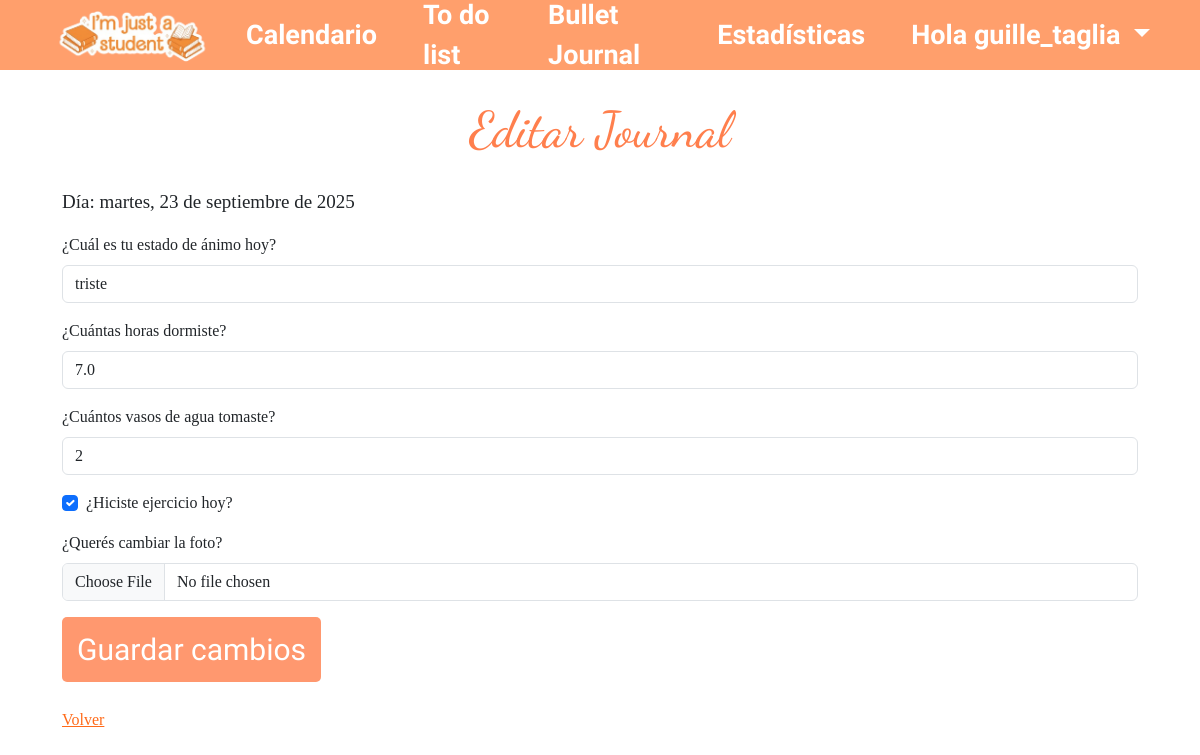
The app's page /journals/17/edit/ (signed in), older data.
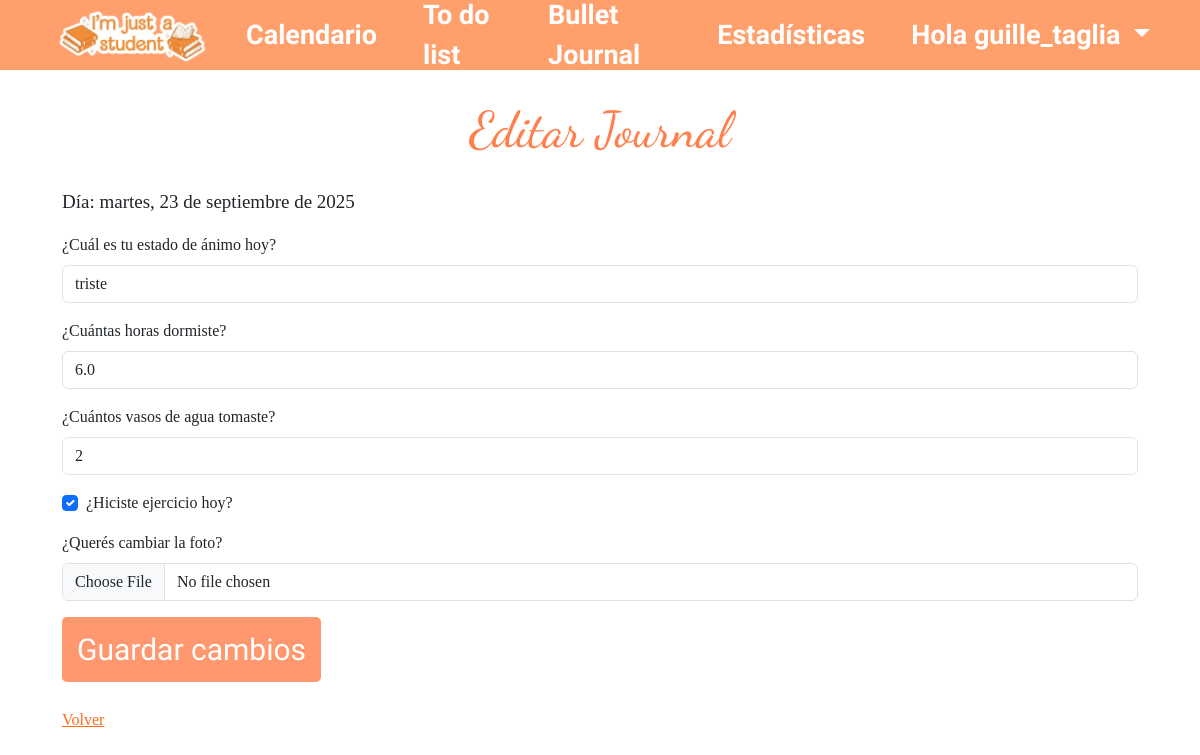
The same page, newer data.
### bullet_journal/models.py (models this page shows, shortened)
class Journal(models.Model):
    user = models.ForeignKey(User, on_delete=models.CASCADE)
    date = models.DateField()
    mood = models.CharField(max_length=50)
    sleep_hours = models.FloatField(null=True)
    water_glasses = models.IntegerField(null=True)
    exercise = models.BooleanField(default=False)
    image = models.ImageField(upload_to='journal_images/', null=True, blank=True)
    custom_habits_data = models.JSONField(default=dict, blank=True)
    class Meta:
        unique_together = ('user', 'date')

### bullet_journal/views/journal_views.py (the view)
# urls.py: path('journals/<int:pk>/edit/', journal_edit, name='journal_edit'),
@login_required
def journal_edit(request, pk):
    journal = get_object_or_404(Journal, pk=pk, user=request.user)
    if request.method == "POST":
        form = JournalForm(request.POST, request.FILES, instance=journal, user=request.user)
        if form.is_valid():
            custom_habits_data = {}
            for field_name, value in form.cleaned_data.items():
                if field_name.startswith('habit_'):
                    custom_habits_data[field_name] = value
            journal = form.save()
            journal.custom_habits_data = custom_habits_data
            journal.save()
            messages.success(request, "Journal actualizado correctamente 🎉")
            return redirect('journal_list')
    else:
        form = JournalForm(instance=journal, user=request.user)
        load_custom_habits_data(form, request.user, journal.date)
    return render(request, 'bullet_journal/journal/edit_journal.html', {
        'form': form,
        'journal': journal,
        'custom_habits': CustomHabit.objects.filter(user=request.user, is_active=True)
        })

### bullet_journal/forms.py (shortened to what this page needs)
class JournalForm(forms.ModelForm):
    class Meta:
        model = Journal
        fields = ['date', 'mood', 'sleep_hours', 'water_glasses', 'exercise', 'image']
        widgets = {
            'date': forms.DateInput(attrs={'type': 'date'}),
            'mood': forms.TextInput(attrs={'placeholder': 'ej: feliz, cansado, motivado'}),
            'sleep_hours': forms.NumberInput(attrs={'step': '0.5', 'min': '0', 'max': '24'}),
            'water_glasses': forms.NumberInput(attrs={'min': '0'}),
        }
    def __init__(self, *args, user=None, **kwargs):
        super().__init__(*args, **kwargs)
        if user:
            custom_habits = CustomHabit.objects.filter(user=user, is_active=True)

### bullet_journal/views/journal_views.py (called while the page is built)
def load_custom_habits_data(form, user, date):
    try:
        journal = Journal.objects.get(user=user, date=date)
        if journal.custom_habits_data:
            for field_name, value in journal.custom_habits_data.items():
                if field_name in form.fields and value is not None:
                    form.fields[field_name].initial = value
    except Journal.DoesNotExist:
        pass

### bullet_journal/templates/bullet_journal/journal/edit_journal.html (shortened to what this page needs)
{% extends "header.html" %}
{% block contenido %}
<div class="container mt-5">
    <div class="journal-form">
        <h1>Editar Journal</h1>
        <form method="post" enctype="multipart/form-data">
                {% load i18n %}
                {% language 'es' %}
                <p style="font-size: 19px">Día: {{ journal.date|date:"l, j \\d\\e F \\d\\e Y" }}</p>
                {% endlanguage %}
            <div class="mb-3">
                <label for="mood" class="form-label">¿Cuál es tu estado de ánimo hoy?</label>
                <input type="text" class="form-control" id="mood" name="mood" maxlength="50"
                       value="{{ journal.mood }}">
            </div>
            <div class="mb-3">
                <label for="sleep_hours" class="form-label">¿Cuántas horas dormiste?</label>
                <input type="number" class="form-control" id="sleep_hours" name="sleep_hours" step="0.1"
                       value="{{ journal.sleep_hours }}">
            </div>
            <div class="mb-3">
                <label for="water_glasses" class="form-label">¿Cuántos vasos de agua tomaste?</label>
                <input type="number" class="form-control" id="water_glasses" name="water_glasses"
                       value="{{ journal.water_glasses }}">
            </div>
            <div class="mb-3 form-check">
                <input type="checkbox" class="form-check-input" id="exercise" name="exercise"
                       {% if journal.exercise %}checked{% endif %}>
                <label class="form-check-label" for="exercise">¿Hiciste ejercicio hoy?</label>
            </div>
            <div class="mb-3">
                <label for="image" class="form-label">¿Querés cambiar la foto?</label>
                <input type="file" class="form-control" id="image" name="image" accept="image/*">
            </div>
            <button type="submit" class="btn btn-primary">Guardar cambios</button>
        </form>
        <a href="{% url 'journal_list' %}" class="d-block mt-3" style="color: ff6a19;">Volver</a>
    </div>
</div>
{% endblock %}

Row changes from the older to the newer data that the page shows:
changed Journal "triste": sleep_hours "7.0" → "6.0"
